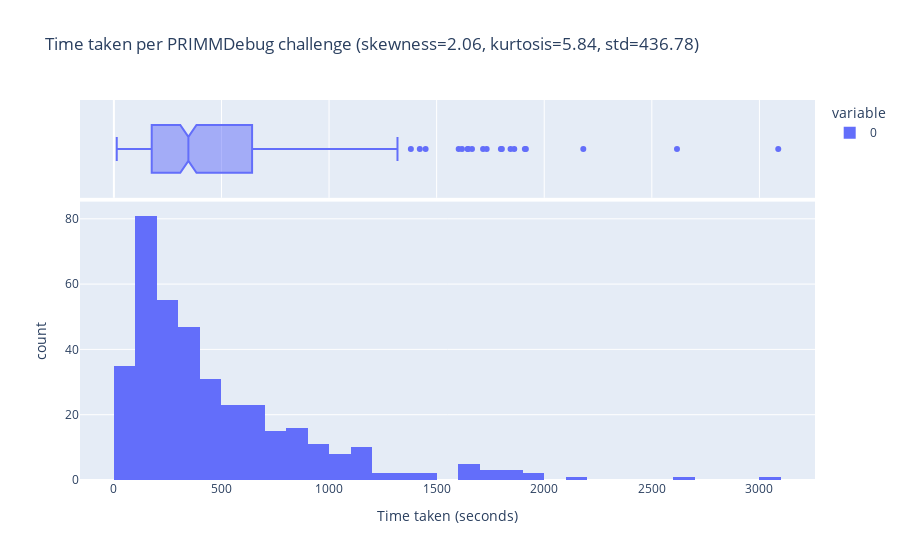
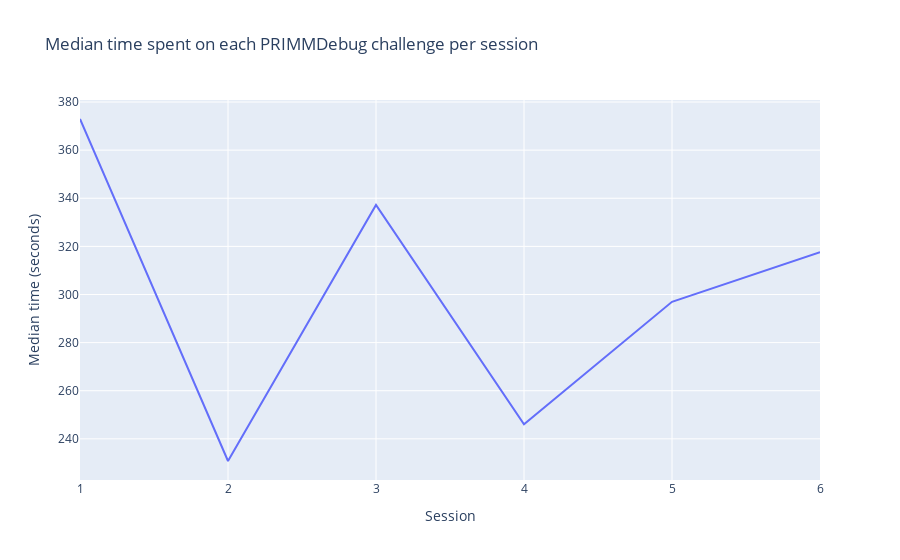
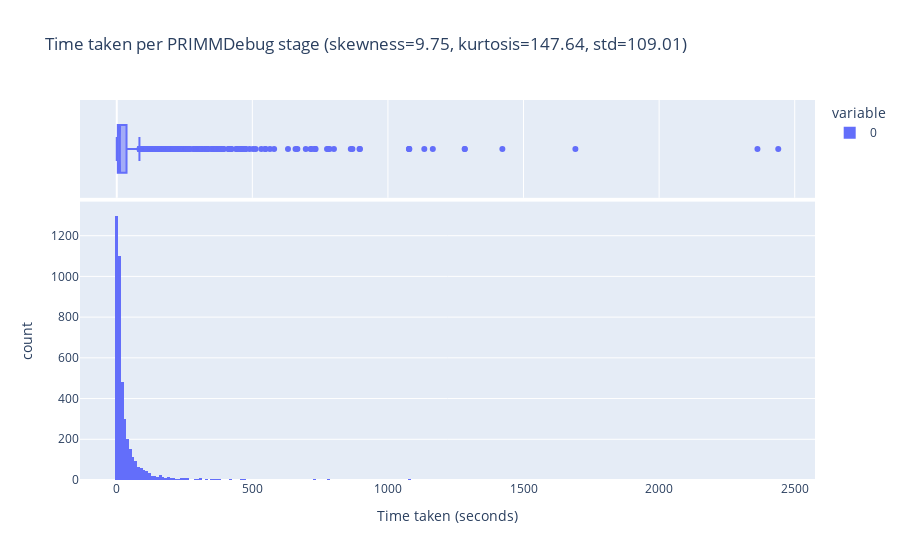

The code cell stored with these charts, in order, in its notebook:
### Markdown cell above
### 2. Time Taken

We now present the distribution of times taken for each PRIMMDebug challenge and stage.

### Code cell
#Time taken per PRIMMDebug challenge attempt
time_per_challenge_attempt: list[float] = [ExerciseLogProcessor.get_time_on_exercise(exercise) for exercise in EXERCISE_LOGS if hasattr(exercise,"end_time")]

skewness = stats.skew(time_per_challenge_attempt, nan_policy='omit')
kurtosis = stats.kurtosis(time_per_challenge_attempt, nan_policy='omit')
sd = np.nanstd(time_per_challenge_attempt)

px.histogram(
    time_per_challenge_attempt, marginal="box",
    labels={"value": "Time taken (seconds)", "count": "Count"},
    title=f"Time taken per PRIMMDebug challenge (skewness={skewness:.2f}, kurtosis={kurtosis:.2f}, std={sd:.2f})"
).show()

#Time series for time per PRIMMDebug challenge attempt
median_time_per_challenge_per_session: dict[int, float] = {}
for session_id, logs in EXERCISE_LOGS_PER_SESSION.items():
    median_time_per_challenge = median([ExerciseLogProcessor.get_time_on_exercise(log) for log in logs if hasattr(log, "end_time")])
    median_time_per_challenge_per_session[session_id] = median_time_per_challenge

median_time_per_challenge_per_session = dict(sorted(median_time_per_challenge_per_session.items()))
px.line(
    x=median_time_per_challenge_per_session.keys(),
    y=median_time_per_challenge_per_session.values(),
    labels={"x": "Session", "y": "Median time (seconds)"},
    title="Median time spent on each PRIMMDebug challenge per session"
).show()

#Time taken per stage log
time_per_stage: list[float] = [StageLogProcessor.get_time_on_stage(stage) for stage in STAGE_LOGS if StageLogProcessor.get_time_on_stage(stage) is not None]
skewness_stage = stats.skew(time_per_stage, nan_policy='omit')
kurtosis_stage = stats.kurtosis(time_per_stage, nan_policy='omit')
std_stage = np.nanstd(time_per_stage)

px.histogram(
    time_per_stage,
    marginal="box",
    labels={"value": "Time taken (seconds)", "count": "Count"},
    title=f"Time taken per PRIMMDebug stage (skewness={skewness_stage:.2f}, kurtosis={kurtosis_stage:.2f}, std={std_stage:.2f})"
).show()

### Figure 1 — Plotly figure (JSON) as saved in the notebook; plotly's stock layout.template omitted (floating-point values rounded to 4 significant figures; data arrays with more than 128 entries replaced by an {"elided": "..."} marker saying what was removed)
{"data": [{"bingroup": "x", "hovertemplate": "variable=0<br>Time taken (seconds)=%{x}<br>count=%{y}<extra></extra>", "legendgroup": "0", "marker": {"color": "#636efa", "pattern": {"shape": ""}}, "name": "0", "orientation": "v", "showlegend": true, "type": "histogram", "x": {"elided": "377 float values"}, "xaxis": "x", "yaxis": "y"}, {"hovertemplate": "variable=0<br>Time taken (seconds)=%{x}<extra></extra>", "legendgroup": "0", "marker": {"color": "#636efa"}, "name": "0", "notched": true, "showlegend": false, "type": "box", "x": {"elided": "377 float values"}, "xaxis": "x2", "yaxis": "y2"}], "layout": {"barmode": "relative", "legend": {"title": {"text": "variable"}, "tracegroupgap": 0}, "title": {"text": "Time taken per PRIMMDebug challenge (skewness=2.06, kurtosis=5.84, std=436.78)"}, "xaxis": {"anchor": "y", "domain": [0, 1], "title": {"text": "Time taken (seconds)"}}, "xaxis2": {"anchor": "y2", "domain": [0, 1], "matches": "x", "showgrid": true, "showticklabels": false}, "yaxis": {"anchor": "x", "domain": [0, 0.7326], "title": {"text": "count"}}, "yaxis2": {"anchor": "x2", "domain": [0.7426, 1], "matches": "y2", "showgrid": false, "showline": false, "showticklabels": false, "ticks": ""}}}

### Figure 2 — Plotly figure (JSON) as saved in the notebook; plotly's stock layout.template omitted (floating-point values rounded to 4 significant figures)
{"data": [{"hovertemplate": "Session=%{x}<br>Median time (seconds)=%{y}<extra></extra>", "legendgroup": "", "line": {"color": "#636efa", "dash": "solid"}, "marker": {"symbol": "circle"}, "mode": "lines", "name": "", "orientation": "v", "showlegend": false, "type": "scatter", "x": [1, 2, 3, 4, 5, 6], "xaxis": "x", "y": [372.9, 230.8, 337.2, 246.1, 297.0, 317.6], "yaxis": "y"}], "layout": {"legend": {"tracegroupgap": 0}, "title": {"text": "Median time spent on each PRIMMDebug challenge per session"}, "xaxis": {"anchor": "y", "domain": [0, 1], "title": {"text": "Session"}}, "yaxis": {"anchor": "x", "domain": [0, 1], "title": {"text": "Median time (seconds)"}}}}

### Figure 3 — Plotly figure (JSON) as saved in the notebook; plotly's stock layout.template omitted (floating-point values rounded to 4 significant figures; data arrays with more than 128 entries replaced by an {"elided": "..."} marker saying what was removed)
{"data": [{"bingroup": "x", "hovertemplate": "variable=0<br>Time taken (seconds)=%{x}<br>count=%{y}<extra></extra>", "legendgroup": "0", "marker": {"color": "#636efa", "pattern": {"shape": ""}}, "name": "0", "orientation": "v", "showlegend": true, "type": "histogram", "x": {"elided": "4273 float values"}, "xaxis": "x", "yaxis": "y"}, {"hovertemplate": "variable=0<br>Time taken (seconds)=%{x}<extra></extra>", "legendgroup": "0", "marker": {"color": "#636efa"}, "name": "0", "notched": true, "showlegend": false, "type": "box", "x": {"elided": "4273 float values"}, "xaxis": "x2", "yaxis": "y2"}], "layout": {"barmode": "relative", "legend": {"title": {"text": "variable"}, "tracegroupgap": 0}, "title": {"text": "Time taken per PRIMMDebug stage (skewness=9.75, kurtosis=147.64, std=109.01)"}, "xaxis": {"anchor": "y", "domain": [0, 1], "title": {"text": "Time taken (seconds)"}}, "xaxis2": {"anchor": "y2", "domain": [0, 1], "matches": "x", "showgrid": true, "showticklabels": false}, "yaxis": {"anchor": "x", "domain": [0, 0.7326], "title": {"text": "count"}}, "yaxis2": {"anchor": "x2", "domain": [0.7426, 1], "matches": "y2", "showgrid": false, "showline": false, "showticklabels": false, "ticks": ""}}}
